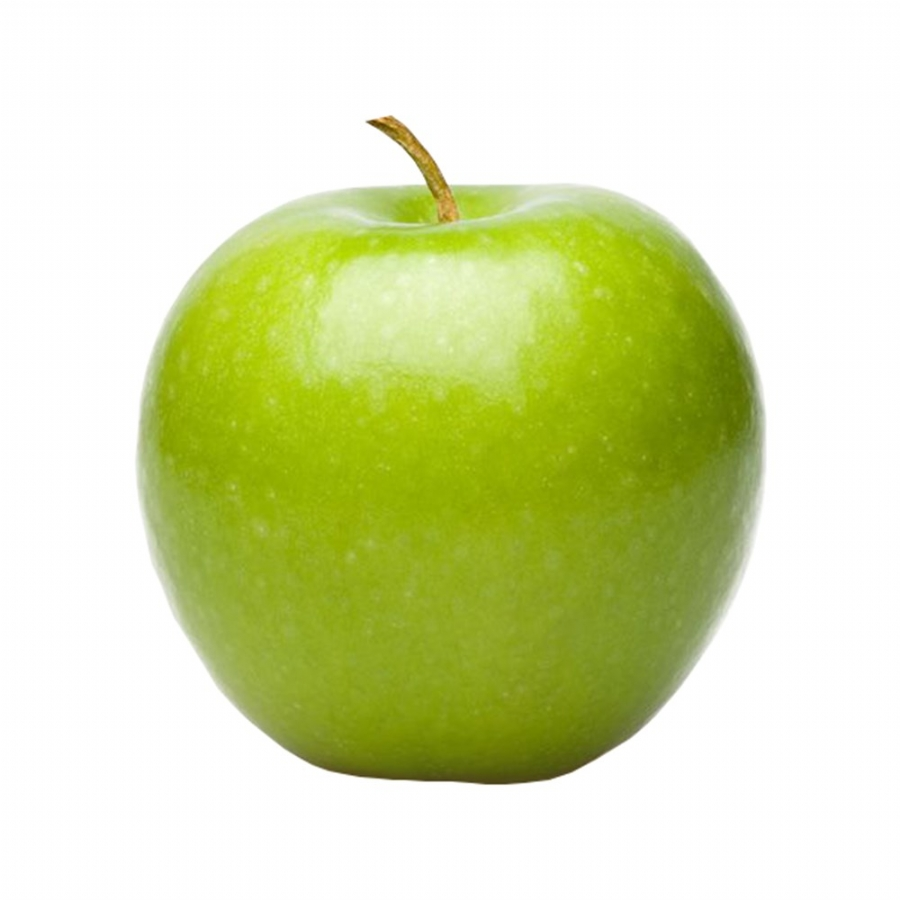
#> input picture Learn PYTHON_Python OGREN/11_Yapay Zeka Artificial Intelligence/opencv_projects/images/yesil_elma_1.jpg, 900 x 900 px
$ python 'opencv_52 Tresholding.py'
#> lines starting #> are read from the running program, lines starting #| are printed output that depends on the picture; after the words box and inside, x2 and y2 are one past the last pixel; in counts of white or black regions, pixels touching at a corner belong together
# threshold - THRESH_BINARY
import cv2

r1 = cv2.imread("images/yesil_elma_1.jpg", 0)
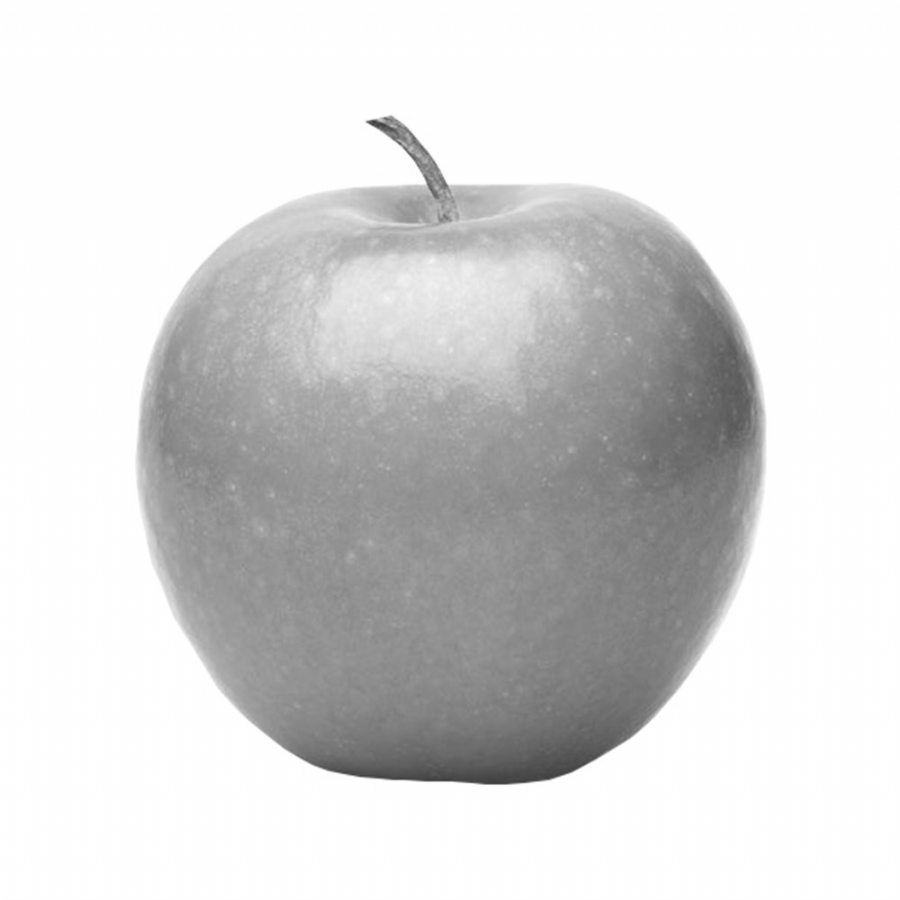
#> r1: shape (900, 900); min 58, max 255, mean 216.3

a, c1 = cv2.threshold(r1, 190, 255, cv2.THRESH_BINARY)
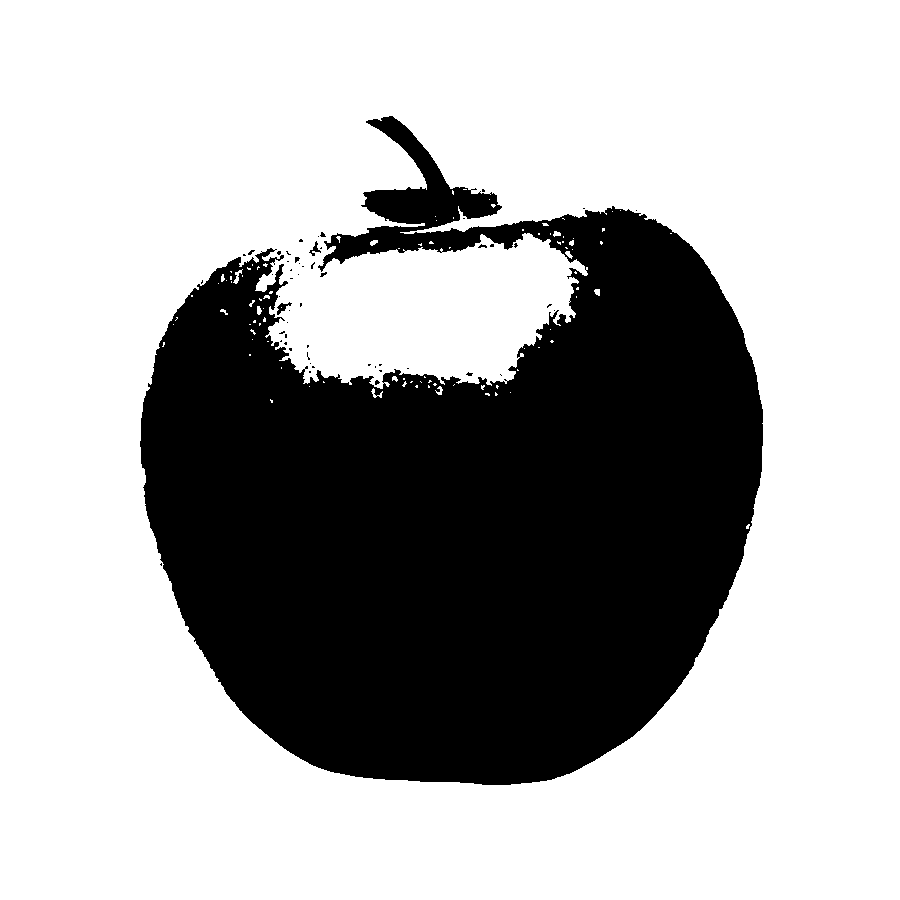
#> c1: shape (900, 900); 67.9% white; 54 black regions (49 under 20 px), largest, box (x1, y1, x2, y2) and area: (140, 116, 763, 785) 259713, (277, 302, 292, 315) 79, (309, 241, 321, 256) 60, (478, 244, 487, 248) 20, (295, 257, 300, 263) 20
a, c2 = cv2.threshold(r1, 190, 255, cv2.THRESH_BINARY_INV)
a, c3 = cv2.threshold(r1, 190, 255, cv2.THRESH_TOZERO)
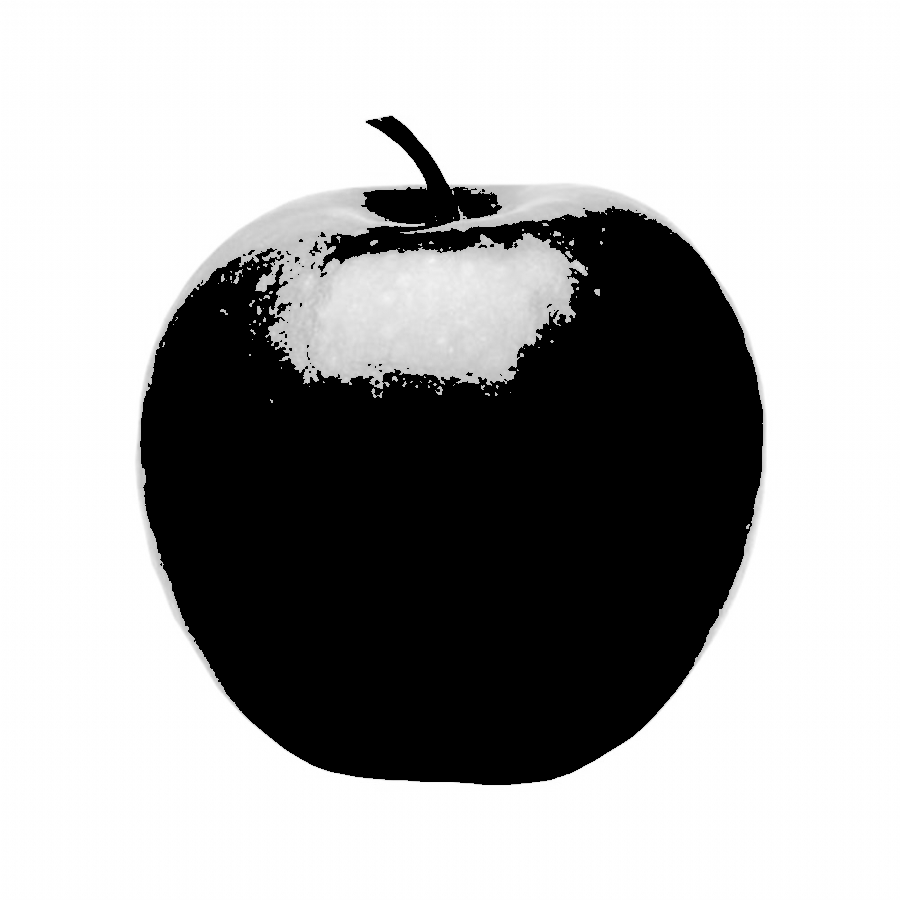
#> c3: shape (900, 900); min 0, max 255, mean 169.7
a, c4 = cv2.threshold(r1, 190, 255, cv2.THRESH_TOZERO_INV)
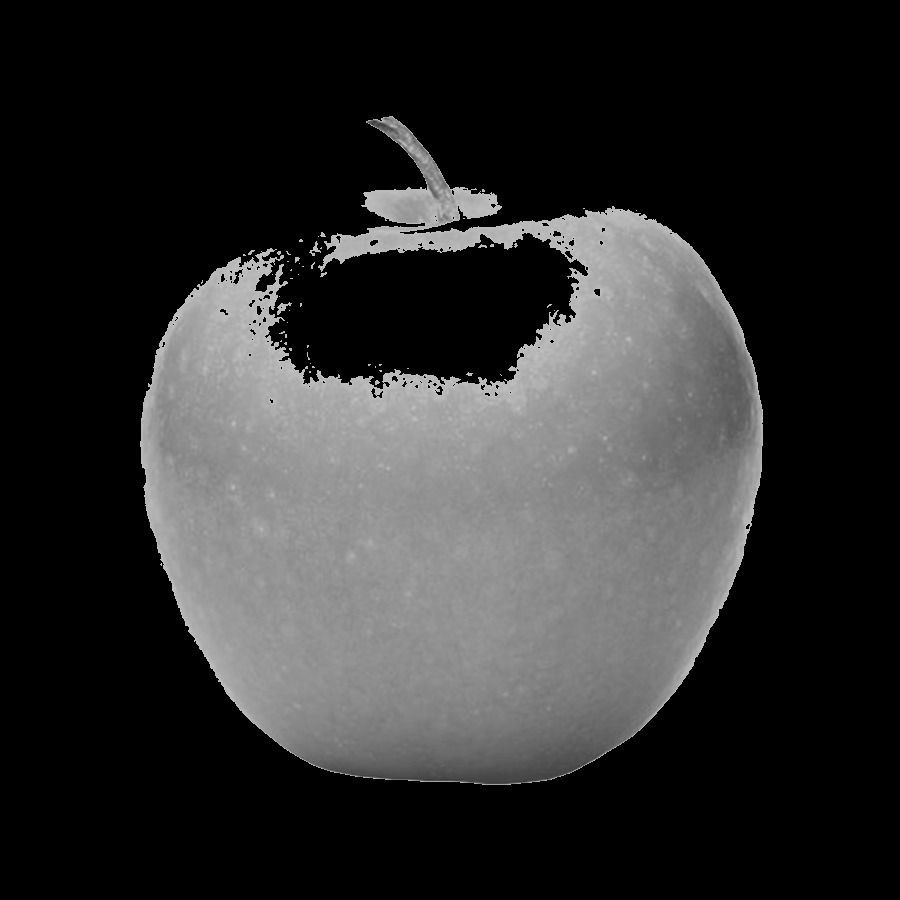
#> c4: shape (900, 900); min 0, max 190, mean 46.5
r1 = cv2.resize(r1, (300, 300))
#> r1: shape (300, 300)

cv2.imshow("Orjinal1", r1)
cv2.imshow("THRESH_BINARY sekli", cv2.resize(c1, (300, 300)))
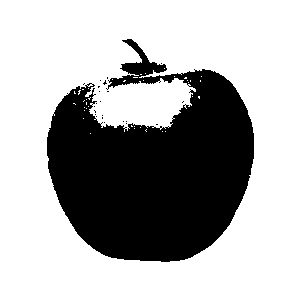
#> window 'THRESH_BINARY sekli': shape (300, 300); 67.9% white; 23 black regions (22 under 20 px), largest, box (x1, y1, x2, y2) and area: (47, 39, 254, 262) 28892
cv2.imshow("THRESH_BINARY_INV sekli", cv2.resize(c2, (300, 300)))
cv2.imshow("THRESH_TOZERO sekli", cv2.resize(c3, (300, 300)))
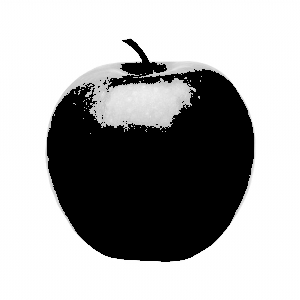
#> window 'THRESH_TOZERO sekli': shape (300, 300); min 0, max 255, mean 169.7
cv2.imshow("THRESH_TOZERO_INV sekli", cv2.resize(c4, (300, 300)))
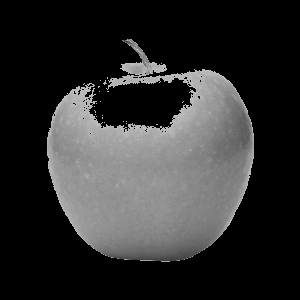
#> window 'THRESH_TOZERO_INV sekli': shape (300, 300); min 0, max 190, mean 46.5

cv2.waitKey(0)
cv2.destroyAllWindows()

$ run again, with Learn PYTHON_Python OGREN/11_Yapay Zeka Artificial Intelligence/opencv_projects/images/top1.jpg copied over Learn PYTHON_Python OGREN/11_Yapay Zeka Artificial Intelligence/opencv_projects/images/yesil_elma_1.jpg
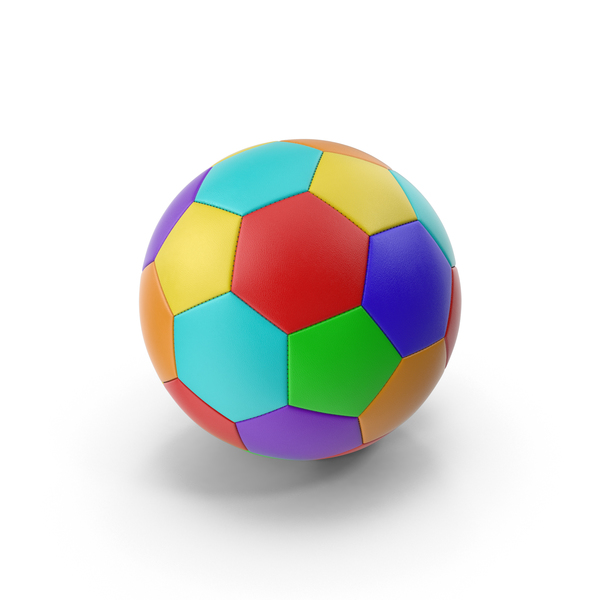
#> input picture Learn PYTHON_Python OGREN/11_Yapay Zeka Artificial Intelligence/opencv_projects/images/top1.jpg, 600 x 600 px
#> `a, c1 = cv2.threshold(r1, 190, 255, cv2.THRESH_BINARY)`:
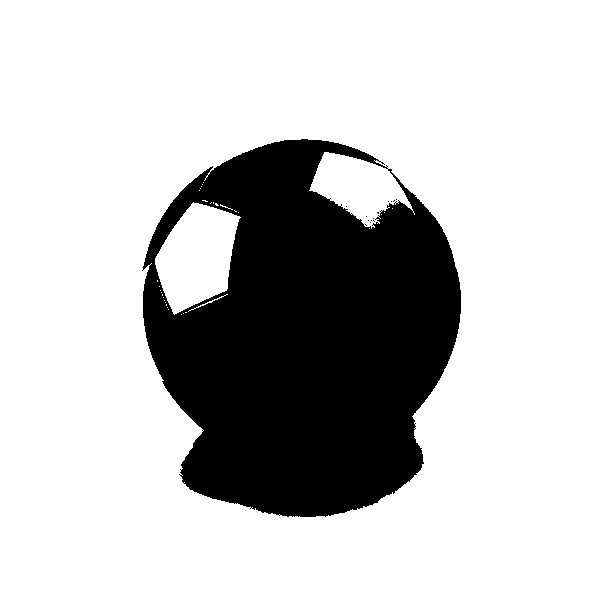
#> c1: shape (600, 600); 77% white; 14 black regions (13 under 20 px), largest, box (x1, y1, x2, y2) and area: (142, 139, 461, 517) 82953
#> `cv2.imshow("THRESH_TOZERO_INV sekli", cv2.resize(c4, (300, 300)))`:
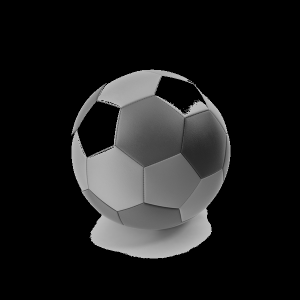
#> window 'THRESH_TOZERO_INV sekli': shape (300, 300); min 0, max 190, mean 29.4
